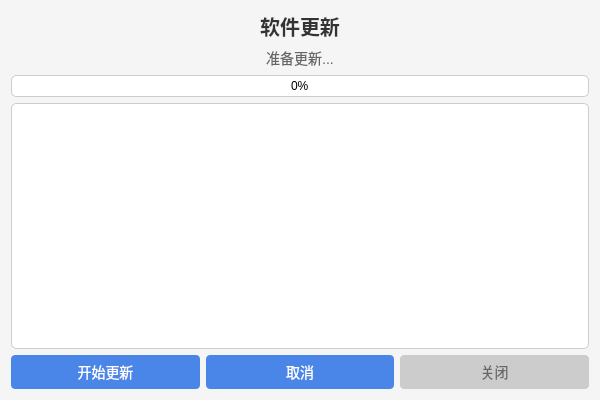
<?xml version="1.0" encoding="UTF-8"?>
<ui version="4.0">
 <class>UpdateWidget</class>
 <widget class="QWidget" name="UpdateWidget">
  <property name="geometry">
   <rect>
    <x>0</x>
    <y>0</y>
    <width>600</width>
    <height>400</height>
   </rect>
  </property>
  <property name="windowTitle">
   <string>软件更新</string>
  </property>
  <property name="windowIcon">
   <iconset resource="HP39GII_ExistOS_Connect.qrc">
    <normaloff>:/image/image/update.svg</normaloff>:/image/image/update.svg</iconset>
  </property>
  <property name="styleSheet">
   <string notr="true">QWidget#UpdateWidget {
    background-color: #f5f5f5;
}

QLabel#titleLabel {
    font-size: 20px;
    font-weight: bold;
    color: #333;
}

QLabel#statusLabel {
    font-size: 14px;
    color: #666;
}

QProgressBar {
    border: 1px solid #ccc;
    border-radius: 5px;
    text-align: center;
    height: 20px;
}

QProgressBar::chunk {
    background-color: #4a86e8;
    border-radius: 4px;
}

QTextEdit {
    border: 1px solid #ccc;
    border-radius: 5px;
    background-color: #ffffff;
    font-family: &quot;Courier New&quot;, monospace;
    font-size: 12px;
}

QPushButton {
    background-color: #4a86e8;
    color: white;
    border: none;
    border-radius: 4px;
    padding: 6px 15px;
    font-size: 14px;
}

QPushButton:hover {
    background-color: #3a76d8;
}

QPushButton:pressed {
    background-color: #2a66c8;
}

QPushButton:disabled {
    background-color: #cccccc;
    color: #666666;
}</string>
  </property>
  <layout class="QVBoxLayout" name="verticalLayout">
   <item>
    <widget class="QLabel" name="titleLabel">
     <property name="text">
      <string>软件更新</string>
     </property>
     <property name="alignment">
      <set>Qt::AlignmentFlag::AlignCenter</set>
     </property>
    </widget>
   </item>
   <item>
    <widget class="QLabel" name="statusLabel">
     <property name="text">
      <string>准备更新...</string>
     </property>
     <property name="alignment">
      <set>Qt::AlignmentFlag::AlignCenter</set>
     </property>
    </widget>
   </item>
   <item>
    <widget class="QProgressBar" name="progressBar">
     <property name="value">
      <number>0</number>
     </property>
     <property name="textVisible">
      <bool>true</bool>
     </property>
    </widget>
   </item>
   <item>
    <widget class="QTextEdit" name="logTextEdit">
     <property name="readOnly">
      <bool>true</bool>
     </property>
    </widget>
   </item>
   <item>
    <layout class="QHBoxLayout" name="horizontalLayout">
     <item>
      <widget class="QPushButton" name="startUpdateButton">
       <property name="text">
        <string>开始更新</string>
       </property>
      </widget>
     </item>
     <item>
      <widget class="QPushButton" name="cancelButton">
       <property name="text">
        <string>取消</string>
       </property>
      </widget>
     </item>
     <item>
      <widget class="QPushButton" name="closeButton">
       <property name="enabled">
        <bool>false</bool>
       </property>
       <property name="text">
        <string>关闭</string>
       </property>
      </widget>
     </item>
    </layout>
   </item>
  </layout>
 </widget>
 <resources>
  <include location="HP39GII_ExistOS_Connect.qrc"/>
 </resources>
 <connections/>
</ui>
